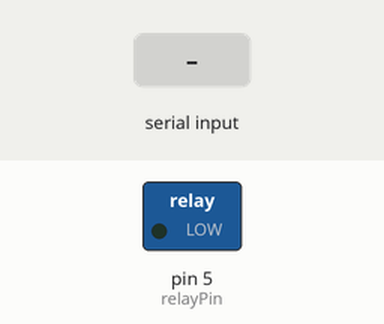
A sketch run on a simulated Arduino Uno, built with avr-gcc and run on an emulated ATmega328P. Shown: switched loads named in the sketch (green lamp = pin HIGH). The test bench sets the inputs (shaded band).

Above: at 1.2 s.
1.3 s: "WATER_ON\n" received over Serial
At 2.2 s:
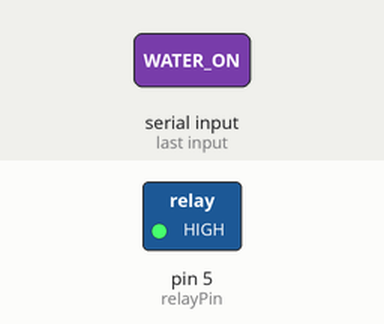
2.8 s: "WATER_OFF\n" received over Serial
At 3.4 s:
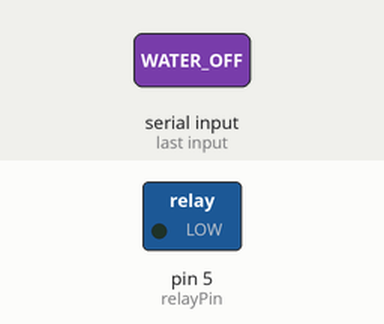
Timing chart, 0 to 5.8 s (numbered marks = the images above; inputs shaded):
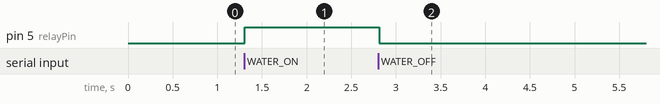

The sketch:

TestZonderGezichtherkenning.ino
```cpp
const int relayPin = 5;  // Pin waarop het relais is aangesloten

void setup() {
  pinMode(relayPin, OUTPUT);
  Serial.begin(9600);  // Start seriële communicatie
}

void loop() {
  if (Serial.available() > 0) {
    String command = Serial.readStringUntil('\n');  // Lees het commando van de seriële poort

    if (command == "WATER_ON") {
      digitalWrite(relayPin, HIGH);  // Zet de pomp aan
    }
    else if (command == "WATER_OFF") {
      digitalWrite(relayPin, LOW);   // Zet de pomp uit
    }
  }
}
```

Measured:
- after the input at 1.3 s, pin 5 (relayPin): LOW → HIGH at once
- after the input at 2.8 s, pin 5 (relayPin): HIGH → LOW at once
